Frame 1 (no input): blank canvas, image omitted
Frame 60 (no input): blank canvas, image omitted
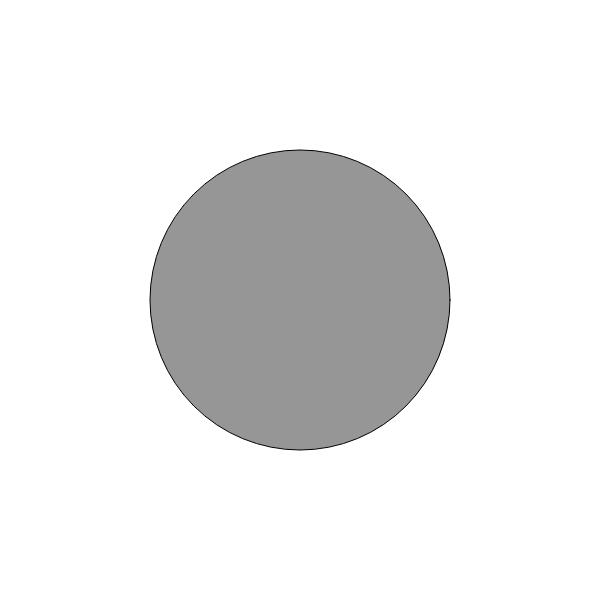
Frame 120 (the mouse pressed at the canvas centre since frame 60)

The p5.js sketch whose frames 1 and 60 were blank and that drew this single picture after the mouse press (run headless with seeded random() and noise() and a simulated clock; from frame 60 on, the mouse is pressed at the canvas centre):

// p5.js sketch
// ── sketch.js
function setup() {
  createCanvas(600,600);
}

function draw() {
  background(255);
  print(mouseX);
  fill(mouseX/2,mouseY/2,mouseX/2);
  ellipse(mouseX, mouseY, mouseX,mouseY);
}
